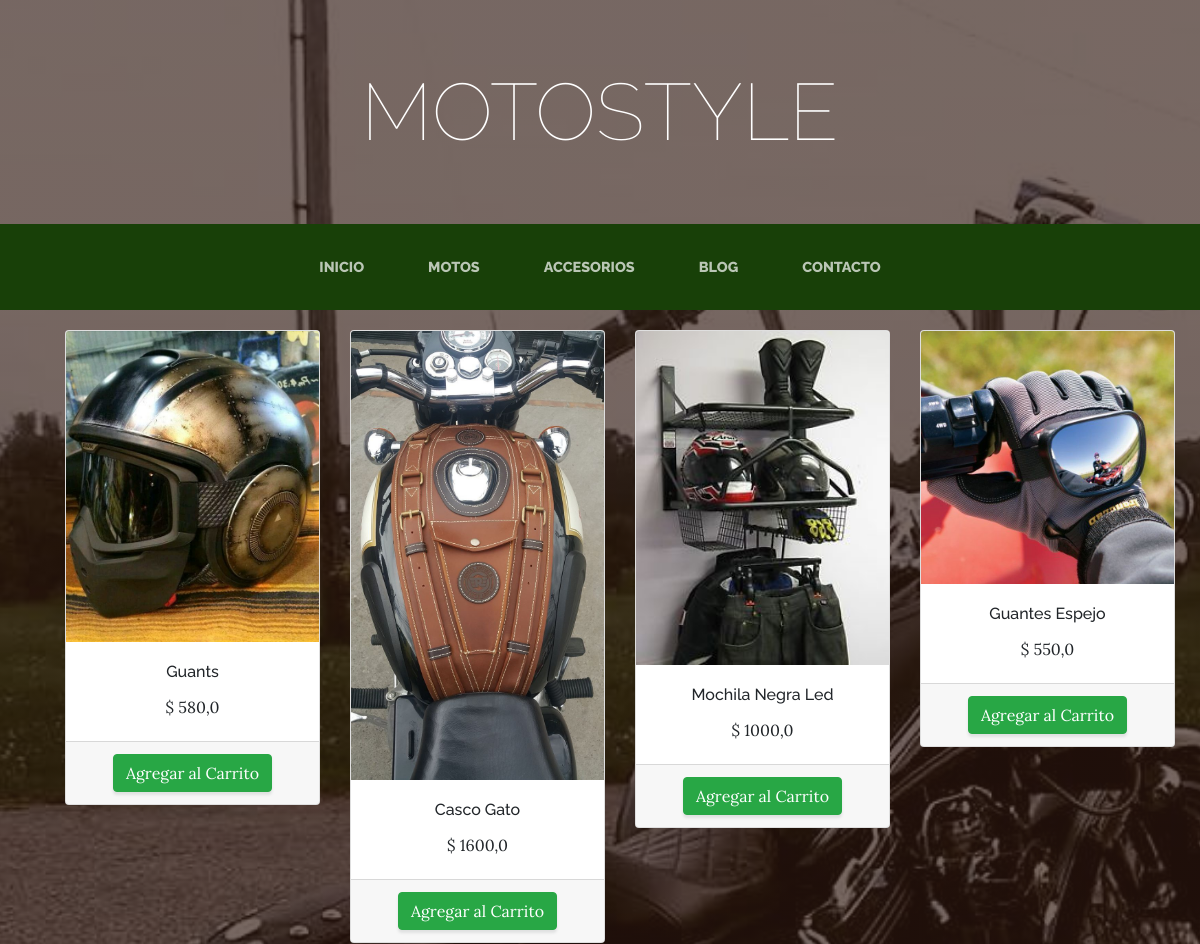
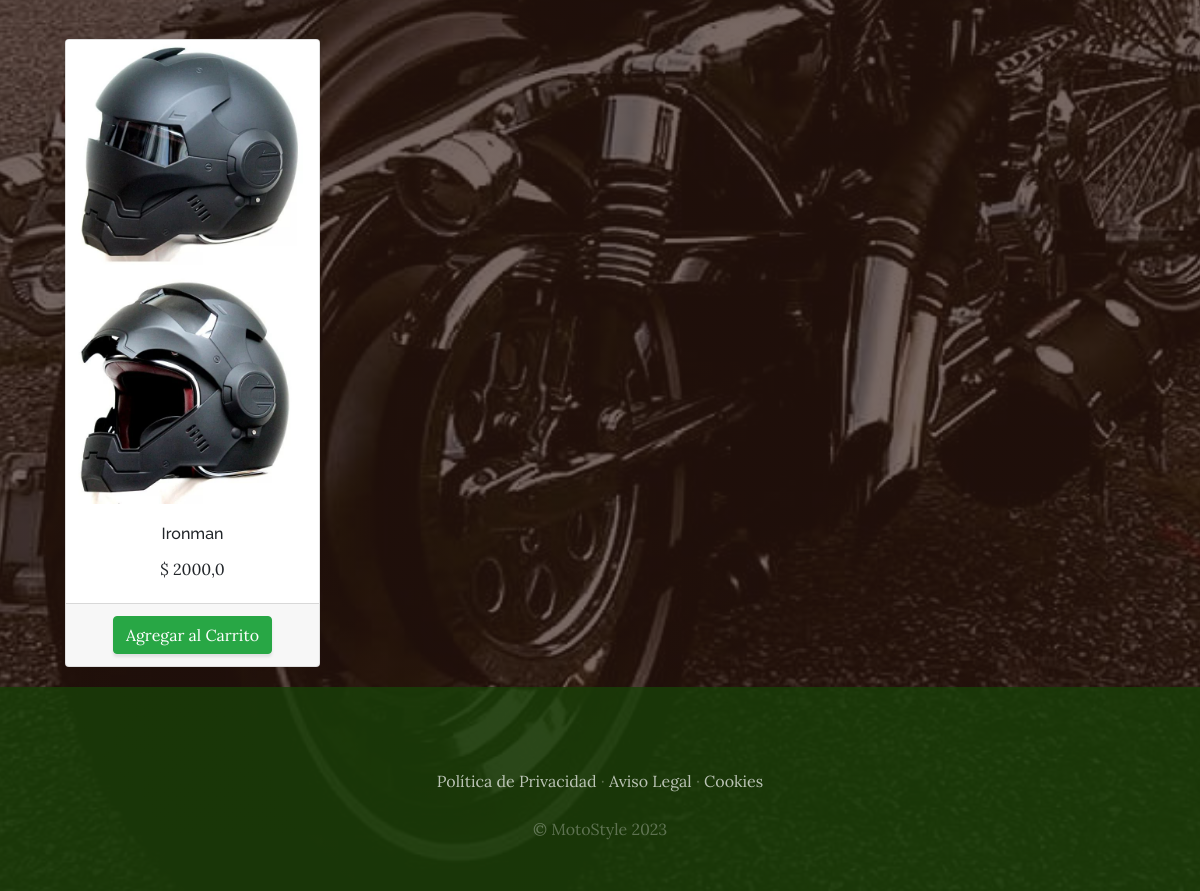
Page /accesorios/ on the committed database (2 pictures, top to bottom).
### accesorios/models.py (models this page shows)
class Accesorio(models.Model):
    nombre = models.CharField(max_length=50)
    categorias = models.ForeignKey(CategoriaAcc, on_delete = models.CASCADE)
    imagen = models.ImageField(upload_to="accesorios", null=True, blank=True)
    precio = models.FloatField()
    disponibilidad = models.BooleanField(default=True)
    created = models.DateTimeField(auto_now_add=True)
    updated = models.DateTimeField(auto_now_add=True)
    class Meta:
        verbose_name = "Accesorio"
        verbose_name_plural = "Accesorios"

### accesorios/views.py (the view)
# urls.py: path('accesorios/', include('accesorios.urls')),
def accesorios(request):
    accesorios = Accesorio.objects.all()
    return render(request, "accesorios/accesorios.html", {"accesorios" : accesorios})

### accesorios/templates/accesorios/accesorios.html
{% extends "ProyectoWebApp/base.html" %}
{% load static %}
  {% block content %}
  <div class="container">
    <div class="row">
      {% for accesorio in accesorios %}
        <div class="col-md-3">
          <div class="card" style=" width: 100%; margin: 20px 20px;">
              <img src="{{accesorio.imagen.url}}" class="card-img-top">
              <div class="card-body" style="text-align: center;">
                <h6 class="card-title"> {{accesorio.nombre}} </h6>
                <p class="card-text"> $ {{accesorio.precio}} </p>
              </div>
            <div class="card-footer text-center">
              <a href="" class="btn btn-success"> Agregar al Carrito </a>
            </div>
          </div>
        </div>
      {% endfor %}
    </div>
  </div>
  {% endblock %}

### ProyectoWebApp/templates/ProyectoWebApp/base.html (shortened to what this page needs)
<html>
<head>
  {% load static %}
    <link href="{% static 'ProyectoWebApp/vendor/bootstrap/css/bootstrap.min.css' %}" rel="stylesheet">
    <link href="{% static 'ProyectoWebApp/css/gestion.css' %}" rel="stylesheet">
</head>
<body>
    <h1 class="site-heading text-center text-white d-none d-lg-block">
        <span class="site-heading-lower">MotoStyle</span>
      </h1>
 <nav class="navbar navbar-expand-lg navbar-dark py-lg-4" id="mainNav">
    <div class="container">
      <div class="collapse navbar-collapse" id="navbarResponsive">
        <ul class="navbar-nav mx-auto">
          <li class="nav-item {% if request.path == '/' %}activate{% endif %} px-lg-4">
            <a class="nav-link text-uppercase text-expanded" href="{% url 'Home' %}">Inicio</a>
          </li>
          <li class="nav-item {% if request.path == '/motos/' %}activate{% endif %} px-lg-4">
            <a class="nav-link text-uppercase text-expanded" href="{% url 'Motos' %}">Motos</a>
          </li>
          <li class="nav-item {% if request.path == '/accesorios/' %}activate{% endif %} px-lg-4">
            <a class="nav-link text-uppercase text-expanded" href="{% url 'Accesorios' %}">Accesorios</a>
          </li>
          <li class="nav-item {% if request.path|slice:-6 == '/blog/' %}activate{% endif %} px-lg-4">
            <a class="nav-link text-uppercase text-expanded" href="{% url 'Blog' %}">Blog</a>
          </li>
          <li class="nav-item {% if request.path == '/contacto/' %}activate{% endif %} px-lg-4">
            <a class="nav-link text-uppercase text-expanded" href="{% url 'Contacto' %}">Contacto</a>
          </li>
        </ul>
      </div>
    </div>
  </nav>
  {% block content %}
  {% endblock %}
    <footer class="footer text-faded text-center py-5">
      <div class="container">
        <p class="m-0 mbt">
        	<a href="sample.html" class="link">Política de Privacidad</a> ·
        	<a href="sample.html" class="link">Aviso Legal</a> ·
        	<a href="sample.html" class="link">Cookies</a>
		</p>
        <p class="m-0 mbt1">&copy; MotoStyle 2023</p>
      </div>
	</footer>
</body>
</html>

### ProyectoWebApp/static/ProyectoWebApp/css/gestion.css (style rules this page uses)
body { font-family: 'Lora'; background: linear-gradient(rgba(47, 23, 15, 0.65), rgba(47, 23, 15, 0.65)), url("../img/bg_main.jpg"); background-attachment: fixed; background-position: center; background-size: cover; }
h1, h2, h3, h4, h5, h6 { font-family: 'Raleway'; }
p { line-height: 1.75; }
.text-faded { color: rgba(255, 255, 255, 0.3); }
.site-heading { margin-top: 5rem; margin-bottom: 5rem; text-transform: uppercase; line-height: 1; font-family: 'Raleway'; }
.site-heading .site-heading-lower { font-size: 5rem; font-weight: 100; line-height: 4rem; }
#mainNav { background-color: rgba(24, 64, 8); font-family: 'Raleway'; }
#mainNav .navbar-nav .nav-item .nav-link { color: rgba(255, 255, 255, 0.7); font-weight: 800; }
@media (min-width: 992px) { #mainNav .navbar-nav .nav-item .nav-link { font-size: 0.9rem; } }
.footer { background-color: rgba(24, 64, 8, 0.8); }
.btn { box-shadow: 0px 3px 3px 0px rgba(33, 37, 41, 0.1); }
.mbt { padding-top: 2rem; }
.mbt1 { padding-top: 1.25rem; }
a.link { color: rgba(255, 255, 255, 0.7); }

### rows in the picture
Accesorio: imagen (picture), nombre "Guants", precio "580,0"
Accesorio: imagen (picture), nombre "Casco Gato", precio "1600,0"
Accesorio: imagen (picture), nombre "Mochila Negra Led", precio "1000,0"
Accesorio: imagen (picture), nombre "Guantes Espejo", precio "550,0"
Accesorio: imagen (picture), nombre "Ironman", precio "2000,0"
